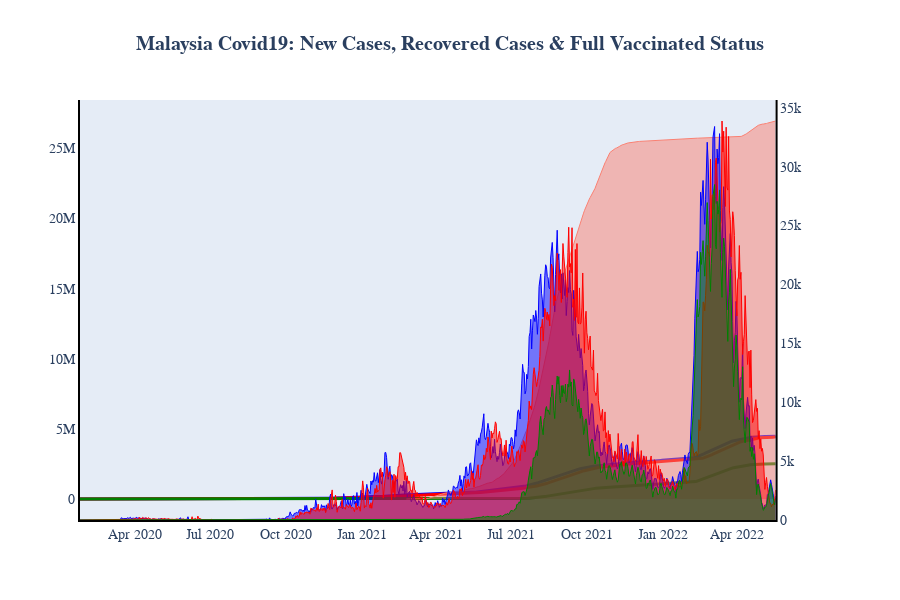

This figure's notebook cell:
### Code cell
fig = make_subplots(shared_xaxes=True, specs=[[{'secondary_y': True}]])

#Graph 1
fig.add_trace(go.Scatter(x = df_mas_cases['date'], y = df_mas_cases['cases_new'], 
                         fill='tozeroy',mode='lines', name ='Positive Cases', 
                         line = dict(color='blue', width=1)), secondary_y=True, row=1, col=1)
fig.add_trace(go.Scatter(x = df_mas_cases['date'], y = df_mas_cases['cases_recovered'],
                         fill='tozeroy',mode='lines',name = 'Recovered Cases',
                         line = dict(color='red', width=1)
                        ),secondary_y=True, row=1, col=1)
fig.add_trace(go.Scatter(x = df_mas_cases['date'], y = df_mas_cases['total_vax'],
                         fill='tozeroy',mode='lines',name = 'Vaccinated Cases',
                         line = dict(color='green', width=1)
                        ), secondary_y=True, row=1, col=1)
fig.add_trace(go.Scatter(x = df_mas_cases['date'], y = df_mas_cases['cum_new'],
                         name ='Cumulative Cases', line = dict(color='blue', width=3)
                        ), secondary_y=False, row=1, col=1)
fig.add_trace(go.Scatter(x = df_mas_cases['date'], y = df_mas_cases['cum_recovered'],
                         name = 'Cumulative Recovered',line = dict(color='red', width=3)
                        ), secondary_y=False, row=1, col=1)
fig.add_trace(go.Scatter(x = df_mas_cases['date'], y = df_mas_cases['cum_vax'],
                         name = 'Cumulative Vaccinated Cases',
                         line = dict(color='green', width=3)
                        ),secondary_y=False, row=1, col=1)
fig.add_trace(go.Scatter(x = df_mas_vaksin['date'], y = df_mas_vaksin['Cum. Daily'],
                         fill='tozeroy',mode='lines',name = 'Full Vaccinated',
                         line = dict(color='salmon', width=1)),secondary_y=False, row=1, col=1)

fig.update_layout(title_text='<b>Malaysia Covid19: New Cases, Recovered Cases & Full Vaccinated Status</b>',
                  title_x=0.5, showlegend=False,height=600)
fig.update_xaxes(title_text='')
fig.update_annotations(font=dict(family="Helvetica", size=12))
fig.update_layout(font=dict(family="Helvetica", size=14))
fig.update_xaxes(showgrid=False, zeroline=False, showline=True, linewidth=2, linecolor='black')
fig.update_yaxes(showgrid=False, zeroline=False, showline=True, linewidth=2, linecolor='black')
fig.show()

### Figure 1 — Plotly figure (JSON) as saved in the notebook; plotly's stock layout.template omitted (floating-point values rounded to 4 significant figures; data arrays with more than 128 entries replaced by an {"elided": "..."} marker saying what was removed)
{"data": [{"fill": "tozeroy", "line": {"color": "blue", "width": 1}, "mode": "lines", "name": "Positive Cases", "type": "scatter", "x": {"elided": "845 str values"}, "xaxis": "x", "y": {"elided": "845 int values"}, "yaxis": "y2"}, {"fill": "tozeroy", "line": {"color": "red", "width": 1}, "mode": "lines", "name": "Recovered Cases", "type": "scatter", "x": {"elided": "845 str values"}, "xaxis": "x", "y": {"elided": "845 int values"}, "yaxis": "y2"}, {"fill": "tozeroy", "line": {"color": "green", "width": 1}, "mode": "lines", "name": "Vaccinated Cases", "type": "scatter", "x": {"elided": "845 str values"}, "xaxis": "x", "y": {"elided": "845 int values"}, "yaxis": "y2"}, {"line": {"color": "blue", "width": 3}, "name": "Cumulative Cases", "type": "scatter", "x": {"elided": "845 str values"}, "xaxis": "x", "y": {"elided": "845 int values"}, "yaxis": "y"}, {"line": {"color": "red", "width": 3}, "name": "Cumulative Recovered", "type": "scatter", "x": {"elided": "845 str values"}, "xaxis": "x", "y": {"elided": "845 int values"}, "yaxis": "y"}, {"line": {"color": "green", "width": 3}, "name": "Cumulative Vaccinated Cases", "type": "scatter", "x": {"elided": "845 str values"}, "xaxis": "x", "y": {"elided": "845 int values"}, "yaxis": "y"}, {"fill": "tozeroy", "line": {"color": "salmon", "width": 1}, "mode": "lines", "name": "Full Vaccinated", "type": "scatter", "x": {"elided": "449 str values"}, "xaxis": "x", "y": {"elided": "449 int values"}, "yaxis": "y"}], "layout": {"font": {"family": "Helvetica", "size": 14}, "height": 600, "showlegend": false, "title": {"text": "<b>Malaysia Covid19: New Cases, Recovered Cases & Full Vaccinated Status</b>", "x": 0.5}, "xaxis": {"anchor": "y", "domain": [0, 0.94], "linecolor": "black", "linewidth": 2, "showgrid": false, "showline": true, "title": {"text": ""}, "zeroline": false}, "yaxis": {"anchor": "x", "domain": [0, 1], "linecolor": "black", "linewidth": 2, "showgrid": false, "showline": true, "zeroline": false}, "yaxis2": {"anchor": "x", "linecolor": "black", "linewidth": 2, "overlaying": "y", "showgrid": false, "showline": true, "side": "right", "zeroline": false}}}
